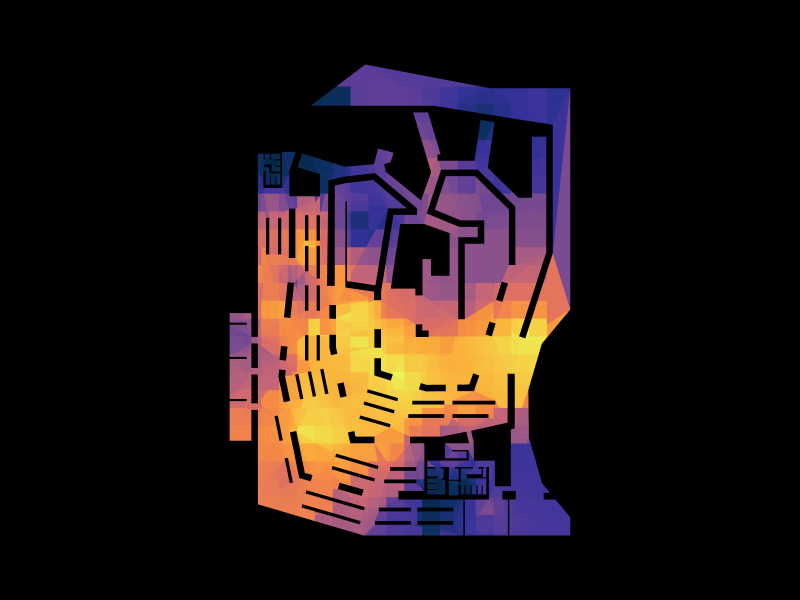

This figure's notebook cell:
### Markdown cell above
Show the result

### Code cell
Topology.Show(faces,
              faceColorKey="dc_color",
              faceOpacity=1,
              showEdges=False,
              showVertices=False,
              vertexSizeKey="size",
              vertexColorKey="dc_color",
              camera=[0,0,6],
              backgroundColor="black",
              width=800,
              height=600,
              renderer=renderer)
